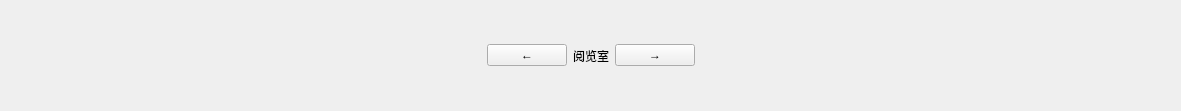
     <widget class="QFrame" name="navigationBar">
      <property name="geometry">
       <rect>
        <x>20</x>
        <y>870</y>
        <width>1181</width>
        <height>111</height>
       </rect>
      </property>
      <layout class="QHBoxLayout" name="horizontalLayout_3">
       <property name="sizeConstraint">
        <enum>QLayout::SetDefaultConstraint</enum>
       </property>
       <item>
        <spacer name="horizontalSpacer_5">
         <property name="orientation">
          <enum>Qt::Horizontal</enum>
         </property>
         <property name="sizeHint" stdset="0">
          <size>
           <width>40</width>
           <height>20</height>
          </size>
         </property>
        </spacer>
       </item>
       <item>
        <widget class="QPushButton" name="pushButton_3F_left">
         <property name="text">
          <string>←</string>
         </property>
        </widget>
       </item>
       <item>
        <widget class="QLabel" name="label_3F_roomName">
         <property name="text">
          <string>阅览室</string>
         </property>
        </widget>
       </item>
       <item>
        <widget class="QPushButton" name="pushButton_3F_Right">
         <property name="text">
          <string>→</string>
         </property>
        </widget>
       </item>
       <item>
        <spacer name="horizontalSpacer_6">
         <property name="orientation">
          <enum>Qt::Horizontal</enum>
         </property>
         <property name="sizeHint" stdset="0">
          <size>
           <width>40</width>
           <height>20</height>
          </size>
         </property>
        </spacer>
       </item>
      </layout>
     </widget>
